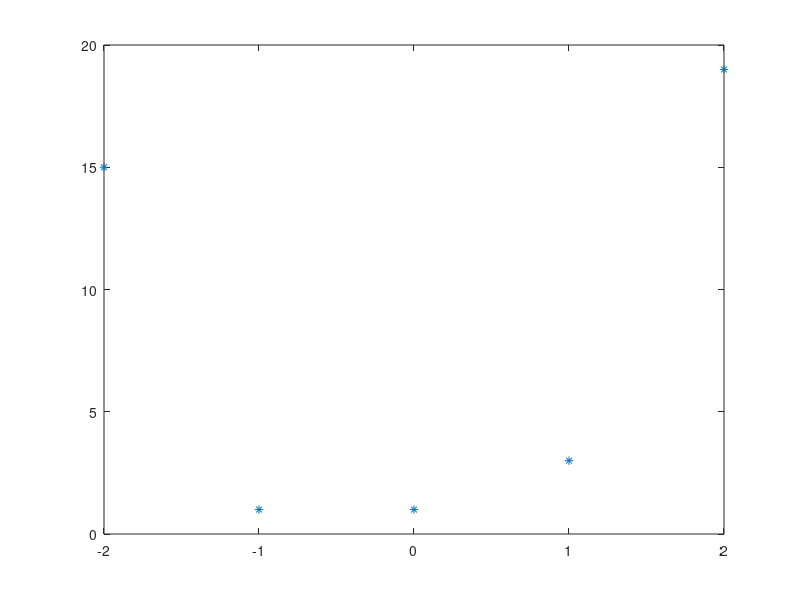

Reproduce this figure in MATLAB. (Note: this script raises an error after producing the figure.)
clc
clear all

x=[-2 -1 0 1 2];
y=[15 1 1 3 19];
n=length(x);

plot(x,y,'*');
hold on

A=[sum(x.^4,2) sum(x.^3,2) sum(x.^2,2);sum(x.^3,2) sum(x.^2,2) sum(x,2);sum(x.^2,2) sum(x,2) n];
B=[sum(y.*(x.^2),2);sum(y.*x,2);sum(y,2)];
disp(A)
disp(B)
X=inv(A)*B;
disp(X);
syms z
f=@(z) X(1)*(z^2) + X(2)*z + X(3);
fplot(f);